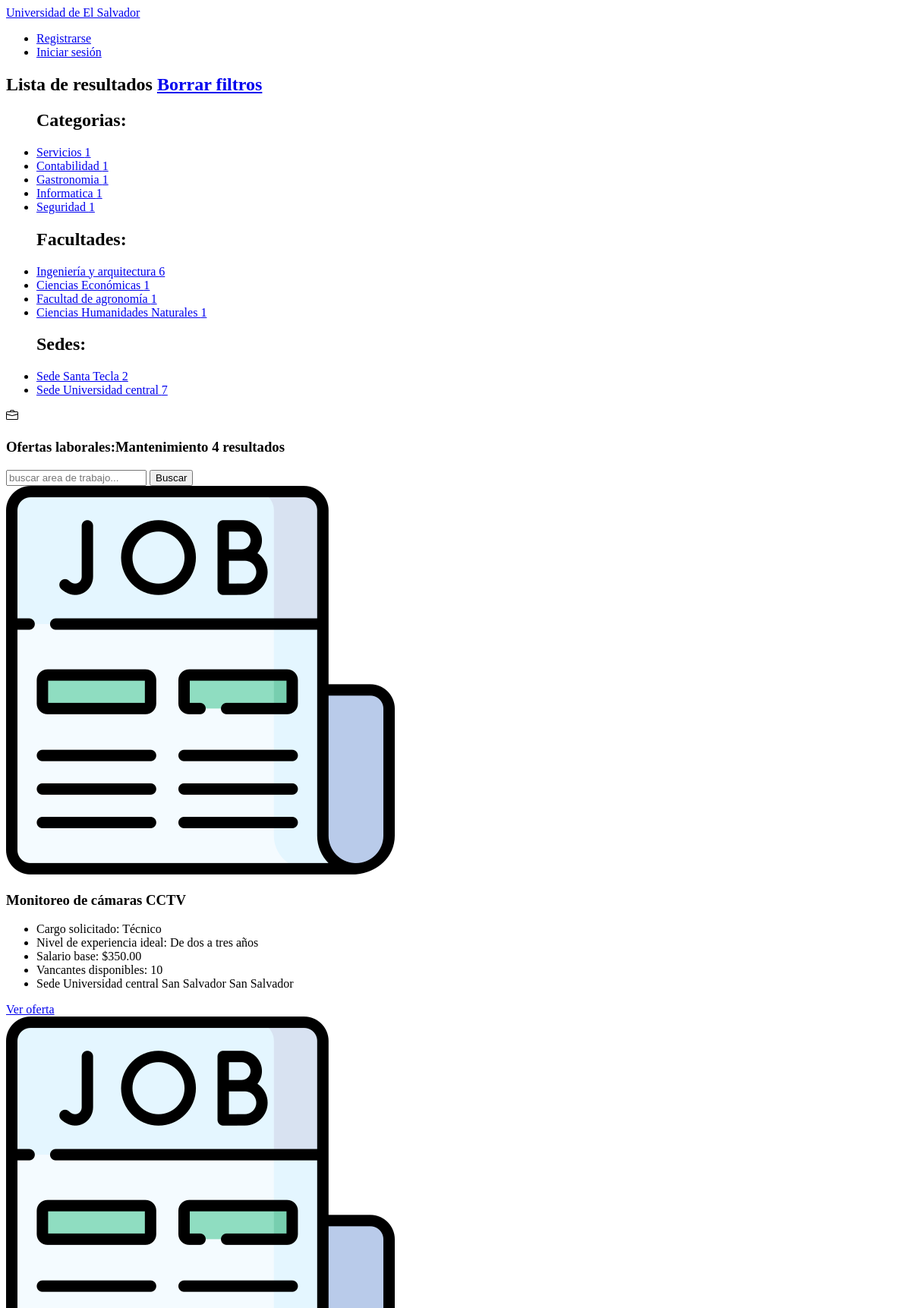
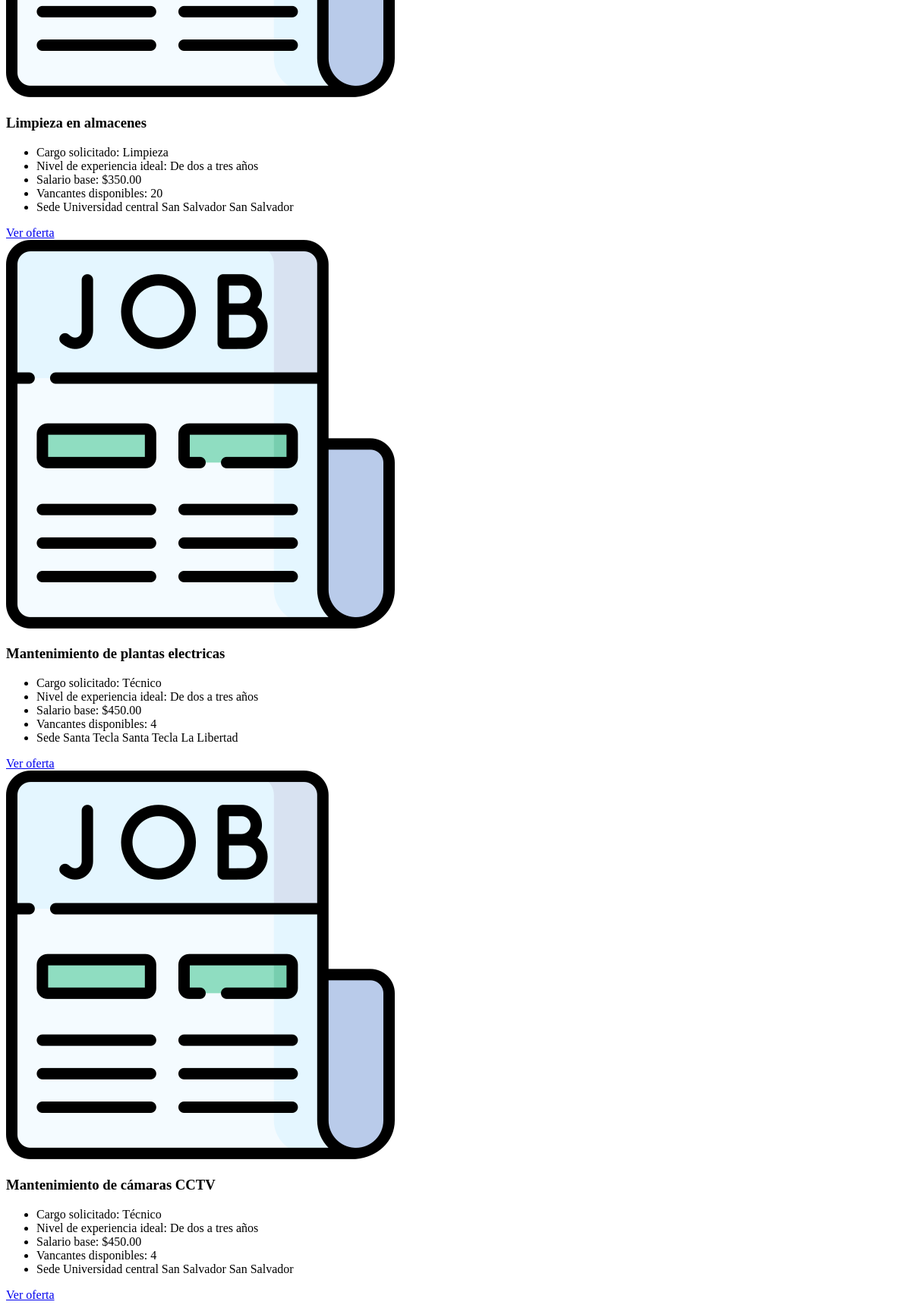
/busqueda/Mantenimiento/, run on an earlier commit of the app's database (2 pictures, top to bottom).
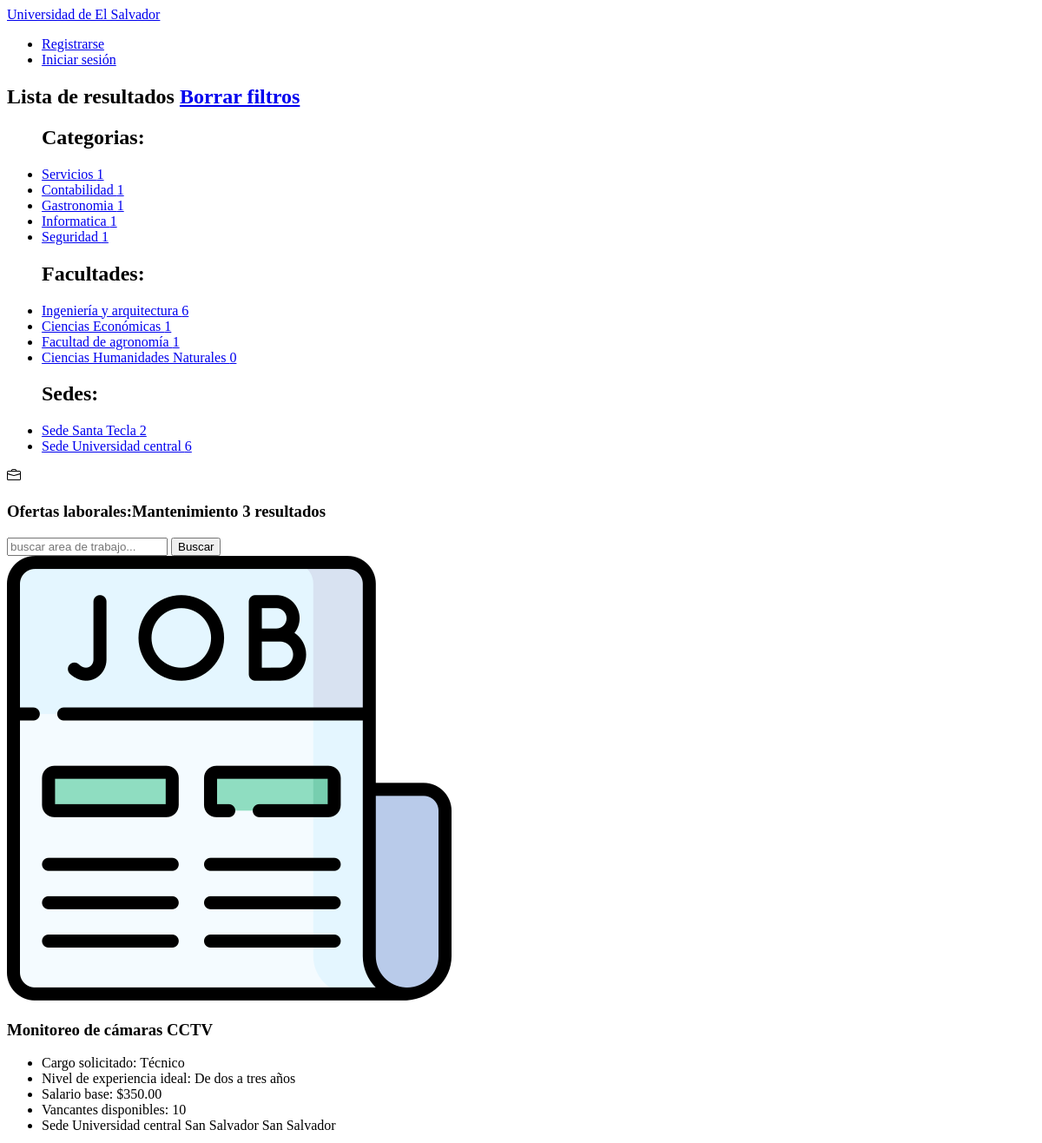
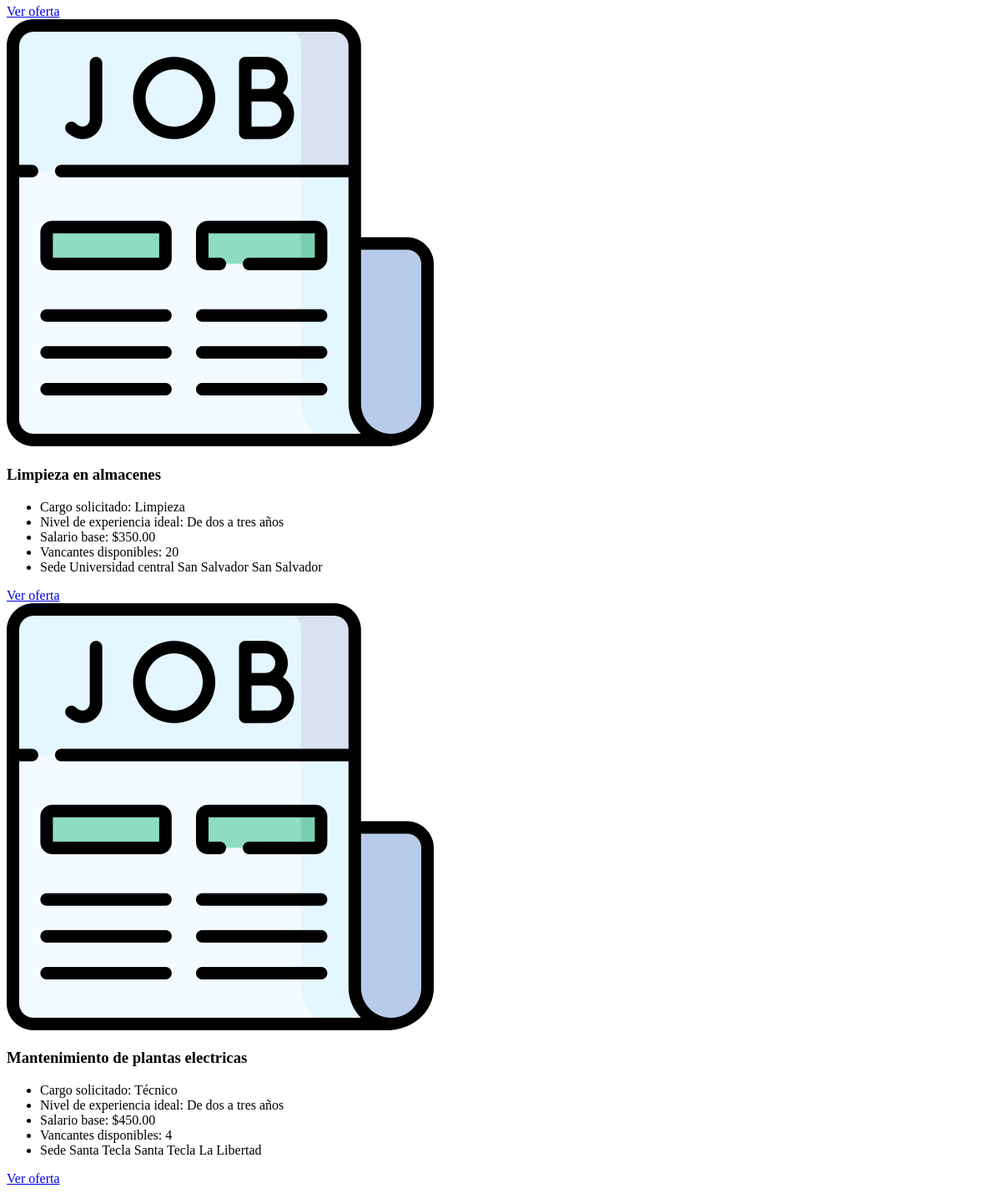
And on a later commit of the database (2 pictures, top to bottom).
### apps/OfertasLaborales/models.py (models this page shows, shortened)
class Categoria(models.Model):
    nombre = models.CharField(max_length=100, default=None, unique=True)

class Facultad(models.Model):
    nombre = models.CharField(max_length=100, default=None, unique=True)

class Sede(models.Model):
    nombre = models.CharField(max_length=100, default=None, unique=True)
    ciudad = models.CharField(max_length=100, default=None, null=True)
    departamento = models.CharField(max_length=100, default=None, null=True)

class OfertaLaboral(models.Model):
    area_de_trabajo = models.CharField(max_length=150, default=None, null=True)
    cargo_solicitado = models.CharField(max_length=150, default=None, null=True)
    vacantes = models.CharField(max_length=150, default=None, null=True)
    tipo_contratacion = models.CharField(max_length=150, default=None, null=True)
    nivel_experiencia = models.CharField(max_length=150, default=None, null=True)
    generos = models.CharField(max_length=150, default=None, null=True)
    edad_solicitada = models.CharField(max_length=150, default=None, null=True)
    salario_minimo = models.DecimalField(max_digits=10000,decimal_places=2,default=0.00, null=True)
    salario_maximo = models.DecimalField(max_digits=10000,decimal_places=2,default=0.00, null=True)
    descripcion = models.CharField(max_length=1000, default=None, null=True)
    categoria = models.ForeignKey(Categoria, on_delete=models.CASCADE)
    facultad = models.ForeignKey(Facultad, on_delete=models.CASCADE)
    sede = models.ForeignKey(Sede, on_delete=models.CASCADE)

### apps/OfertasLaborales/views.py (the view, shortened to what this page needs)
# urls.py: path('busqueda/<str:busqueda>/', views.Busqueda.as_view(), name='busqueda'),
class Busqueda(Inicio):
    def get(self, request, busqueda):
        context = self.get_context_data(busqueda, form=BusquedaForm())
        return render(request, self.template_name, context)
    def get_context_data(self, busqueda, **kwargs):
        context = super().get_context_data(**kwargs)
        context['ofertaslaborales'] = self.get_queryset(busqueda)
        context['filtro'] = busqueda
        context['regresar'] = 'Borrar filtros'
        for objeto in self.object_list:
            context[objeto.__name__] = objeto.objects.annotate(Count('ofertalaboral')).exclude(nombre = busqueda)
        return context
    def get_queryset(self, busqueda):
        for objeto in self.object_list:
            try:
                query = objeto.objects.get(nombre=busqueda).ofertalaboral_set.all()
                return query
            except objeto.DoesNotExist:
                query = None
        return query

### apps/OfertasLaborales/forms.py
class BusquedaForm(forms.Form):
    busqueda = forms.CharField(label=False,max_length=250, widget=forms.TextInput(attrs={'placeholder': 'buscar area de trabajo...'}))

### apps/OfertasLaborales/views.py (called while the page is built)
    def get_context_data(self, **kwargs):
        context = super().get_context_data(**kwargs)
        context['ofertaslaborales'] = OfertaLaboral.objects.all()
        context['resultados'] = OfertaLaboral.objects.count()
        for objeto in self.object_list:
            context[objeto.__name__] = objeto.objects.annotate(Count('ofertalaboral'))
        return context

### templates/OfertasLaborales/inicio.html (shortened to what this page needs)
<!DOCTYPE html>
{% extends 'base.html' %}
{% load compress %}
{% load static %}
{% block contenido %}
<div class="contenedor">
    <aside class="aside-ofertaslab">
        <nav class="sidebar-ofertaslab">
            <div class="sidebar-title">
                <h2>Lista de resultados <span><a href="{% url 'inicio' %}">{{regresar}}</a></span></h2>
            </div>
            <ul class="list-items">
                <h2>Categorias:</h2>
                {% for categoria in Categoria %}
                <li><a href="{% url 'busqueda' categoria.nombre %}">{{categoria.nombre}} <span>{{categoria.ofertalaboral__count}}</span></a></li>
                {% endfor %}
            </ul>
            <ul class="list-items">
                <h2>Facultades:</h2>
                {% for facultad in Facultad %}
                <li><a href="{% url 'busqueda' facultad.nombre %}">{{facultad.nombre}} <span>{{facultad.ofertalaboral__count}}</span></a></li>
                {% endfor %}
            </ul>
            <ul class="list-items">
                <h2>Sedes:</h2>
                {% for sede in Sede %}
                <li><a href="{% url 'busqueda' sede.nombre %}">{{sede.nombre}} <span>{{sede.ofertalaboral__count}}</span></a></li>
                {% endfor %}
            </ul>
        </nav>
    </aside>
    <section class="contenido-ofertaslab">
        <nav class="navbar-ofertaslab">
            <strong>
                <h3>Ofertas laborales:<span>{{filtro}} {{ofertaslaborales.count}} resultados</span></h3>
            </strong>
            <div class="navbar-ofertaslab-items">
                <form action="" method="post" class="form-seach">
                    {{form.busqueda}}
                    <button type="submit">Buscar</button>
                </form>
            </div>
        </nav>
        <main class="taps-ofertaslab">
            <div>
                {% for oferta in ofertaslaborales %}
                <div class="tap-ofertalab">
                    <div>
                        <img src="{% static 'img/oferta.png' %}" alt="img">
                    </div>
                    <div class="tap-contenido">
                        <h3>{{oferta.area_de_trabajo}}</h3>
                        <ul>
                            <li>Cargo solicitado: {{oferta.cargo_solicitado}}</li>
                            <li>Nivel de experiencia ideal: {{oferta.nivel_experiencia}}</li>
                            <li>Salario base: ${{oferta.salario_minimo}}</li>
                            <li>Vancantes disponibles: {{oferta.vacantes}}</li>
                            <li>{{oferta.sede.nombre}} {{oferta.sede.ciudad}} {{oferta.sede.departamento}}</li>
                        </ul>
                        <a href="{% url 'solicitud' oferta.pk %}">Ver oferta</a>
                    </div>
                </div>
                {% endfor %}
            </div>
        </main>
    </section>
</div>
{% endblock contenido %}

What changed in the data, as far as the page shows it:
removed OfertaLaboral: area_de_trabajo "Mantenimiento de cámaras CCTV", cargo_solicitado "Técnico", nivel_experiencia "De dos a tres años", salario_minimo "450.00", vacantes "4", sede.nombre "Sede Universidad central", sede.ciudad "San Salvador", sede.departamento "San Salvador"
computed for Facultad "Ciencias Humanidades Naturales": ofertalaboral__count "1" → "0"
computed for Sede "Sede Universidad central": ofertalaboral__count "7" → "6"
computed for Categoria "Mantenimiento": count "4" → "3"
